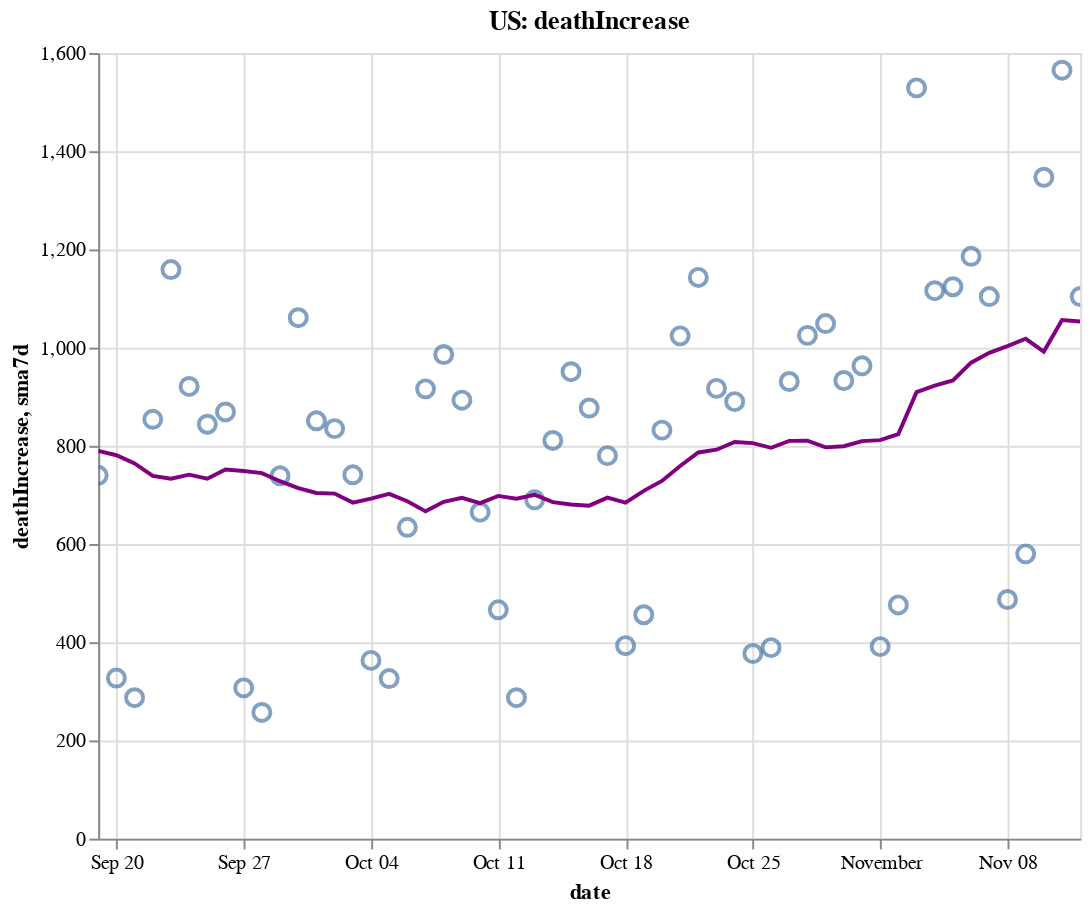

Source (notebook cell):
### Code cell
create_plot(us, 'deathIncrease')

### Figure 1 — Vega-Lite specification as saved in the notebook (floating-point values rounded to 4 significant figures)
{"config": {"view": {"continuousWidth": 400, "continuousHeight": 300}}, "layer": [{"layer": [{"mark": {"type": "point", "size": 75}, "encoding": {"tooltip": [{"type": "temporal", "field": "date"}, {"type": "quantitative", "field": "deathIncrease"}, {"type": "quantitative", "field": "sma7d"}], "x": {"type": "temporal", "field": "date"}, "y": {"type": "quantitative", "field": "deathIncrease"}}, "selection": {"selector006": {"type": "interval", "bind": "scales", "encodings": ["x", "y"]}}}, {"mark": {"type": "line", "color": "purple"}, "encoding": {"x": {"type": "temporal", "field": "date"}, "y": {"type": "quantitative", "field": "sma7d"}}}]}, {"mark": {"type": "rule", "color": "#aaa"}, "encoding": {"x": {"type": "temporal", "field": "date"}}, "transform": [{"filter": {"selection": "selector005"}}]}, {"mark": "circle", "encoding": {"opacity": {"condition": {"value": 1, "selection": "selector005"}, "value": 0}, "tooltip": [{"type": "temporal", "field": "date"}, {"type": "quantitative", "field": "deathIncrease"}, {"type": "quantitative", "field": "sma7d"}], "x": {"type": "temporal", "field": "date"}, "y": {"type": "quantitative", "field": "deathIncrease"}}, "selection": {"selector005": {"type": "single", "encodings": ["x"], "on": "mouseover", "nearest": true, "empty": "none"}}}, {"mark": {"type": "text", "align": "left", "dx": 5, "dy": -5, "stroke": "white", "strokeWidth": 2}, "encoding": {"text": {"type": "quantitative", "field": "deathIncrease"}, "tooltip": [{"type": "temporal", "field": "date"}, {"type": "quantitative", "field": "deathIncrease"}, {"type": "quantitative", "field": "sma7d"}], "x": {"type": "temporal", "field": "date"}, "y": {"type": "quantitative", "field": "deathIncrease"}}, "transform": [{"filter": {"selection": "selector005"}}]}, {"mark": {"type": "text", "align": "left", "dx": 5, "dy": -5}, "encoding": {"text": {"type": "quantitative", "field": "deathIncrease"}, "tooltip": [{"type": "temporal", "field": "date"}, {"type": "quantitative", "field": "deathIncrease"}, {"type": "quantitative", "field": "sma7d"}], "x": {"type": "temporal", "field": "date"}, "y": {"type": "quantitative", "field": "deathIncrease"}}, "transform": [{"filter": {"selection": "selector005"}}]}], "data": {"name": "data-77ee95402ec7b48475bc025c13fd6df4"}, "height": 400, "title": "US: deathIncrease", "width": 500, "$schema": "https://vega.github.io/schema/vega-lite/v4.8.1.json", "datasets": {"data-77ee95402ec7b48475bc025c13fd6df4": [{"date": "2020-09-19T00:00:00", "totalTestResultsIncrease": 1176000.0, "positiveIncrease": 44890.0, "death": 191300.0, "deathIncrease": 740.0, "positiveRate": 0.038, "state": "US", "sma7d": 789.9}, {"date": "2020-09-20T00:00:00", "totalTestResultsIncrease": 978400.0, "positiveIncrease": 35690.0, "death": 191600.0, "deathIncrease": 327.0, "positiveRate": 0.036, "state": "US", "sma7d": 780.9}, {"date": "2020-09-21T00:00:00", "totalTestResultsIncrease": 775000.0, "positiveIncrease": 39060.0, "death": 191900.0, "deathIncrease": 287.0, "positiveRate": 0.05, "state": "US", "sma7d": 764.1}, {"date": "2020-09-22T00:00:00", "totalTestResultsIncrease": 850800.0, "positiveIncrease": 49350.0, "death": 192800.0, "deathIncrease": 854.0, "positiveRate": 0.058, "state": "US", "sma7d": 738.9}, {"date": "2020-09-23T00:00:00", "totalTestResultsIncrease": 1010000.0, "positiveIncrease": 38550.0, "death": 193900.0, "deathIncrease": 1159.0, "positiveRate": 0.038, "state": "US", "sma7d": 733.0}, {"date": "2020-09-24T00:00:00", "totalTestResultsIncrease": 1038000.0, "positiveIncrease": 43240.0, "death": 194800.0, "deathIncrease": 921.0, "positiveRate": 0.042, "state": "US", "sma7d": 741.3}, {"date": "2020-09-25T00:00:00", "totalTestResultsIncrease": 1112000.0, "positiveIncrease": 55140.0, "death": 195700.0, "deathIncrease": 844.0, "positiveRate": 0.05, "state": "US", "sma7d": 733.1}, {"date": "2020-09-26T00:00:00", "totalTestResultsIncrease": 1123000.0, "positiveIncrease": 47580.0, "death": 196600.0, "deathIncrease": 869.0, "positiveRate": 0.042, "state": "US", "sma7d": 751.6}, {"date": "2020-09-27T00:00:00", "totalTestResultsIncrease": 905600.0, "positiveIncrease": 35060.0, "death": 196900.0, "deathIncrease": 307.0, "positiveRate": 0.039, "state": "US", "sma7d": 748.7}, {"date": "2020-09-28T00:00:00", "totalTestResultsIncrease": 1164000.0, "positiveIncrease": 36060.0, "death": 197100.0, "deathIncrease": 257.0, "positiveRate": 0.031, "state": "US", "sma7d": 744.4}, {"date": "2020-09-29T00:00:00", "totalTestResultsIncrease": 914100.0, "positiveIncrease": 36290.0, "death": 197900.0, "deathIncrease": 739.0, "positiveRate": 0.04, "state": "US", "sma7d": 728.0}, {"date": "2020-09-30T00:00:00", "totalTestResultsIncrease": 904400.0, "positiveIncrease": 44270.0, "death": 198900.0, "deathIncrease": 1061.0, "positiveRate": 0.049, "state": "US", "sma7d": 714.0}, {"date": "2020-10-01T00:00:00", "totalTestResultsIncrease": 998200.0, "positiveIncrease": 45480.0, "death": 199800.0, "deathIncrease": 851.0, "positiveRate": 0.046, "state": "US", "sma7d": 704.0}, {"date": "2020-10-02T00:00:00", "totalTestResultsIncrease": 1242000.0, "positiveIncrease": 49130.0, "death": 200600.0, "deathIncrease": 835.0, "positiveRate": 0.04, "state": "US", "sma7d": 702.7}, {"date": "2020-10-03T00:00:00", "totalTestResultsIncrease": 1100000.0, "positiveIncrease": 51010.0, "death": 201400.0, "deathIncrease": 741.0, "positiveRate": 0.046, "state": "US", "sma7d": 684.4}, {"date": "2020-10-04T00:00:00", "totalTestResultsIncrease": 1029000.0, "positiveIncrease": 38290.0, "death": 201700.0, "deathIncrease": 363.0, "positiveRate": 0.037, "state": "US", "sma7d": 692.4}, {"date": "2020-10-05T00:00:00", "totalTestResultsIncrease": 990500.0, "positiveIncrease": 37860.0, "death": 202000.0, "deathIncrease": 326.0, "positiveRate": 0.038, "state": "US", "sma7d": 702.3}, {"date": "2020-10-06T00:00:00", "totalTestResultsIncrease": 907000.0, "positiveIncrease": 38420.0, "death": 202700.0, "deathIncrease": 634.0, "positiveRate": 0.042, "state": "US", "sma7d": 687.3}, {"date": "2020-10-07T00:00:00", "totalTestResultsIncrease": 973500.0, "positiveIncrease": 50560.0, "death": 203600.0, "deathIncrease": 916.0, "positiveRate": 0.052, "state": "US", "sma7d": 666.6}, {"date": "2020-10-08T00:00:00", "totalTestResultsIncrease": 1149000.0, "positiveIncrease": 55120.0, "death": 204600.0, "deathIncrease": 986.0, "positiveRate": 0.048, "state": "US", "sma7d": 685.9}, {"date": "2020-10-09T00:00:00", "totalTestResultsIncrease": 1201000.0, "positiveIncrease": 56720.0, "death": 205500.0, "deathIncrease": 893.0, "positiveRate": 0.047, "state": "US", "sma7d": 694.1}, {"date": "2020-10-10T00:00:00", "totalTestResultsIncrease": 1247000.0, "positiveIncrease": 57250.0, "death": 206100.0, "deathIncrease": 665.0, "positiveRate": 0.046, "state": "US", "sma7d": 683.3}, {"date": "2020-10-11T00:00:00", "totalTestResultsIncrease": 1083000.0, "positiveIncrease": 46700.0, "death": 206600.0, "deathIncrease": 466.0, "positiveRate": 0.043, "state": "US", "sma7d": 698.0}, {"date": "2020-10-12T00:00:00", "totalTestResultsIncrease": 1064000.0, "positiveIncrease": 42780.0, "death": 206900.0, "deathIncrease": 287.0, "positiveRate": 0.04, "state": "US", "sma7d": 692.4}, {"date": "2020-10-13T00:00:00", "totalTestResultsIncrease": 1041000.0, "positiveIncrease": 48150.0, "death": 207600.0, "deathIncrease": 690.0, "positiveRate": 0.046, "state": "US", "sma7d": 700.4}, {"date": "2020-10-14T00:00:00", "totalTestResultsIncrease": 1041000.0, "positiveIncrease": 56240.0, "death": 208400.0, "deathIncrease": 811.0, "positiveRate": 0.054, "state": "US", "sma7d": 685.4}, {"date": "2020-10-15T00:00:00", "totalTestResultsIncrease": 1102000.0, "positiveIncrease": 62850.0, "death": 209300.0, "deathIncrease": 951.0, "positiveRate": 0.057, "state": "US", "sma7d": 680.4}, {"date": "2020-10-16T00:00:00", "totalTestResultsIncrease": 1230000.0, "positiveIncrease": 67940.0, "death": 210200.0, "deathIncrease": 877.0, "positiveRate": 0.055, "state": "US", "sma7d": 678.1}, {"date": "2020-10-17T00:00:00", "totalTestResultsIncrease": 1295000.0, "positiveIncrease": 57750.0, "death": 211000.0, "deathIncrease": 780.0, "positiveRate": 0.045, "state": "US", "sma7d": 694.6}, {"date": "2020-10-18T00:00:00", "totalTestResultsIncrease": 1056000.0, "positiveIncrease": 48630.0, "death": 211400.0, "deathIncrease": 393.0, "positiveRate": 0.046, "state": "US", "sma7d": 684.1}, {"date": "2020-10-19T00:00:00", "totalTestResultsIncrease": 1131000.0, "positiveIncrease": 56900.0, "death": 211800.0, "deathIncrease": 456.0, "positiveRate": 0.05, "state": "US", "sma7d": 708.3}, {"date": "2020-10-20T00:00:00", "totalTestResultsIncrease": 948700.0, "positiveIncrease": 60310.0, "death": 212700.0, "deathIncrease": 832.0, "positiveRate": 0.064, "state": "US", "sma7d": 728.6}, {"date": "2020-10-21T00:00:00", "totalTestResultsIncrease": 939500.0, "positiveIncrease": 60660.0, "death": 213700.0, "deathIncrease": 1024.0, "positiveRate": 0.065, "state": "US", "sma7d": 759.0}, {"date": "2020-10-22T00:00:00", "totalTestResultsIncrease": 1219000.0, "positiveIncrease": 72890.0, "death": 214800.0, "deathIncrease": 1143.0, "positiveRate": 0.06, "state": "US", "sma7d": 786.4}, {"date": "2020-10-23T00:00:00", "totalTestResultsIncrease": 1379000.0, "positiveIncrease": 82260.0, "death": 215800.0, "deathIncrease": 917.0, "positiveRate": 0.06, "state": "US", "sma7d": 792.1}, {"date": "2020-10-24T00:00:00", "totalTestResultsIncrease": 1321000.0, "positiveIncrease": 82740.0, "death": 216700.0, "deathIncrease": 890.0, "positiveRate": 0.063, "state": "US", "sma7d": 807.9}, {"date": "2020-10-25T00:00:00", "totalTestResultsIncrease": 1191000.0, "positiveIncrease": 65090.0, "death": 217000.0, "deathIncrease": 377.0, "positiveRate": 0.055, "state": "US", "sma7d": 805.6}, {"date": "2020-10-26T00:00:00", "totalTestResultsIncrease": 1201000.0, "positiveIncrease": 62100.0, "death": 217400.0, "deathIncrease": 389.0, "positiveRate": 0.052, "state": "US", "sma7d": 796.0}, {"date": "2020-10-27T00:00:00", "totalTestResultsIncrease": 1081000.0, "positiveIncrease": 73000.0, "death": 218300.0, "deathIncrease": 931.0, "positiveRate": 0.068, "state": "US", "sma7d": 810.1}, {"date": "2020-10-28T00:00:00", "totalTestResultsIncrease": 1086000.0, "positiveIncrease": 78640.0, "death": 219400.0, "deathIncrease": 1025.0, "positiveRate": 0.072, "state": "US", "sma7d": 810.3}, {"date": "2020-10-29T00:00:00", "totalTestResultsIncrease": 1325000.0, "positiveIncrease": 87990.0, "death": 220400.0, "deathIncrease": 1049.0, "positiveRate": 0.066, "state": "US", "sma7d": 796.9}, {"date": "2020-10-30T00:00:00", "totalTestResultsIncrease": 1362000.0, "positiveIncrease": 96710.0, "death": 221400.0, "deathIncrease": 933.0, "positiveRate": 0.071, "state": "US", "sma7d": 799.1}, {"date": "2020-10-31T00:00:00", "totalTestResultsIncrease": 1374000.0, "positiveIncrease": 90490.0, "death": 222300.0, "deathIncrease": 963.0, "positiveRate": 0.066, "state": "US", "sma7d": 809.6}, {"date": "2020-11-01T00:00:00", "totalTestResultsIncrease": 1140000.0, "positiveIncrease": 74050.0, "death": 222700.0, "deathIncrease": 391.0, "positiveRate": 0.065, "state": "US", "sma7d": 811.6}, {"date": "2020-11-02T00:00:00", "totalTestResultsIncrease": 1328000.0, "positiveIncrease": 82250.0, "death": 223200.0, "deathIncrease": 476.0, "positiveRate": 0.062, "state": "US", "sma7d": 824.0}, {"date": "2020-11-03T00:00:00", "totalTestResultsIncrease": 1126000.0, "positiveIncrease": 86080.0, "death": 224700.0, "deathIncrease": 1529.0, "positiveRate": 0.076, "state": "US", "sma7d": 909.4}, {"date": "2020-11-04T00:00:00", "totalTestResultsIncrease": 1207000.0, "positiveIncrease": 103100.0, "death": 225800.0, "deathIncrease": 1116.0, "positiveRate": 0.085, "state": "US", "sma7d": 922.4}, {"date": "2020-11-05T00:00:00", "totalTestResultsIncrease": 1564000.0, "positiveIncrease": 116200.0, "death": 227000.0, "deathIncrease": 1124.0, "positiveRate": 0.074, "state": "US", "sma7d": 933.1}, {"date": "2020-11-06T00:00:00", "totalTestResultsIncrease": 1562000.0, "positiveIncrease": 125300.0, "death": 228100.0, "deathIncrease": 1186.0, "positiveRate": 0.08, "state": "US", "sma7d": 969.3}, {"date": "2020-11-07T00:00:00", "totalTestResultsIncrease": 1406000.0, "positiveIncrease": 129200.0, "death": 229200.0, "deathIncrease": 1104.0, "positiveRate": 0.092, "state": "US", "sma7d": 989.4}, {"date": "2020-11-08T00:00:00", "totalTestResultsIncrease": 1259000.0, "positiveIncrease": 110800.0, "death": 229700.0, "deathIncrease": 487.0, "positiveRate": 0.088, "state": "US", "sma7d": 1003.0}, {"date": "2020-11-09T00:00:00", "totalTestResultsIncrease": 1519000.0, "positiveIncrease": 118700.0, "death": 230300.0, "deathIncrease": 580.0, "positiveRate": 0.078, "state": "US", "sma7d": 1018.0}, {"date": "2020-11-10T00:00:00", "totalTestResultsIncrease": 1237000.0, "positiveIncrease": 131000.0, "death": 231700.0, "deathIncrease": 1347.0, "positiveRate": 0.106, "state": "US", "sma7d": 992.0}, {"date": "2020-11-11T00:00:00", "totalTestResultsIncrease": 1382000.0, "positiveIncrease": 144500.0, "death": 233200.0, "deathIncrease": 1565.0, "positiveRate": 0.105, "state": "US", "sma7d": 1056.0}, {"date": "2020-11-12T00:00:00", "totalTestResultsIncrease": 1480000.0, "positiveIncrease": 150000.0, "death": 234200.0, "deathIncrease": 1104.0, "positiveRate": 0.101, "state": "US", "sma7d": 1053.0}]}}
